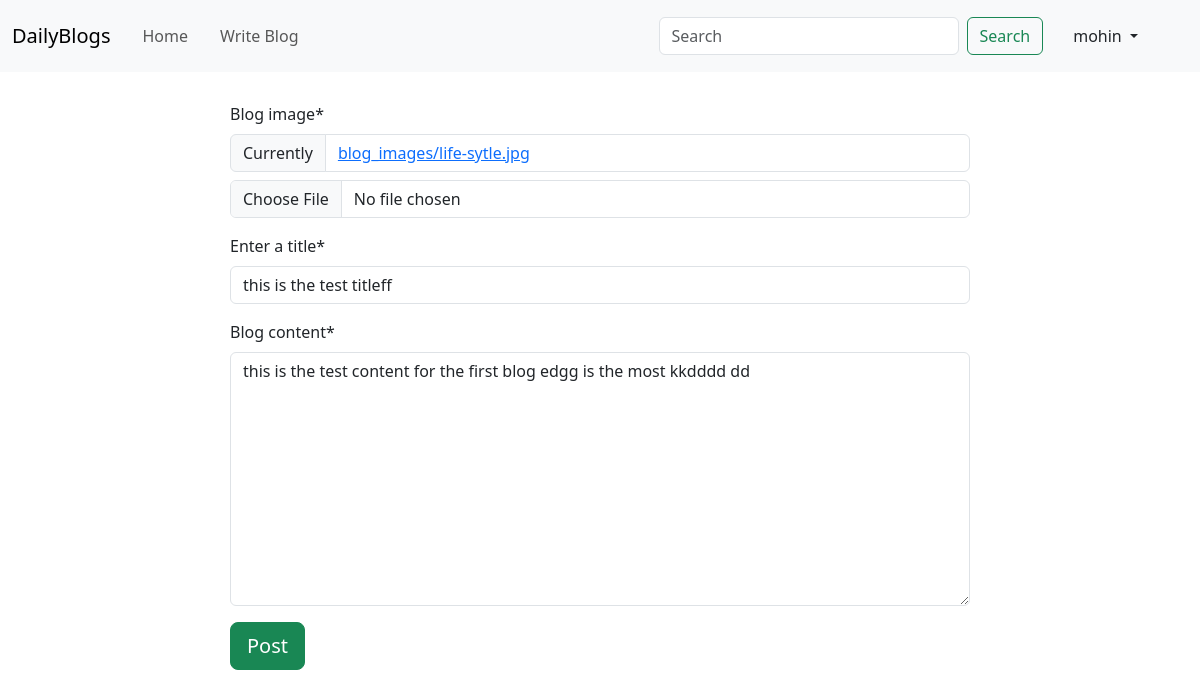
Page /blog/update-blog/1 (signed in) on the committed database.
### blogApp/models.py (models this page shows, shortened)
class Blog(models.Model):
    author = models.ForeignKey(User, on_delete=models.CASCADE, related_name='post_author')
    blog_title = models.CharField(max_length=200, verbose_name='Enter a title')
    slug = models.SlugField(max_length=264, unique=True)
    blog_content = models.TextField()
    blog_image = models.ImageField(upload_to='blog_images/')
    publish_date = models.DateTimeField(auto_now_add=True)
    update_date = models.DateTimeField(auto_now=True)
    class Meta:
        ordering = ['-update_date']

### blogApp/views.py (the view, shortened to what this page needs)
# urls.py: path('update-blog/<int:pk>', views.UpdateBlog.as_view(), name='update-blog'),
class UpdateBlog(UpdateView):
    model = Blog
    fields = ['blog_image', 'blog_title', 'blog_content']
    template_name = 'blogApp/write_blog.html'

### templates/blogApp/write_blog.html (shortened to what this page needs)
{% extends 'base.html' %}
{% load static %}
{% load crispy_forms_tags %}
{% block main_block %}
    <div class="container col-8" style="padding: 30px">
        <form method="POST" enctype="multipart/form-data">
            {{ form|crispy }}
            <button type="submit" class="btn btn-success btn-lg">Post</button>
        </form>
    </div>
{% endblock %}

### templates/base.html (shortened to what this page needs)
<!DOCTYPE html>
<html lang="en">
<head>
    <link href="https://cdn.jsdelivr.net/npm/bootstrap@5.3.2/dist/css/bootstrap.min.css" rel="stylesheet"
>
</head>
<body>
<div class="navbar-expand-lg">
    <nav class="navbar navbar-expand-lg bg-body-tertiary">
        <div class="container-fluid">
            <a class="navbar-brand" href="/">DailyBlogs</a>
            <div class="collapse navbar-collapse" id="navbarSupportedContent">
                <ul class="navbar-nav me-auto mb-2 mb-lg-0">
                    <li class="nav-link">
                        <a class="nav-link " aria-current="page" href="/">Home</a>
                    </li>
                    <li class="nav-link">
                        <a class="nav-link " aria-current="page" href="{% url 'blog_app:create-blog' %}">Write Blog</a>
                    </li>
                </ul>
                <form class="d-flex" role="search" method="GET" action="{% url 'blog_app:search-blog' %}">
                    <input class="form-control me-2" type="search" placeholder="Search" aria-label="Search"
                           name="q" id="q" style="width: 300px">
                    <button class="btn btn-outline-success" type="submit">Search</button>
                </form>
                {% if user.is_authenticated %}
                    <div class="dropdown" style="margin: 0 50px 0 30px">
                        <a class="nav-link dropdown-toggle" type="button" id="dropdownMenuButton1"
                           data-bs-toggle="dropdown" aria-expanded="false">
                            {{ user.username }}
                        </a>
                    </div>
                {% else %}
                    <a class="nav-link" href="{% url 'login_app:register' %} " style="margin:0 30px 0 50px">SignUp</a>
                    <a class="nav-link" href="{% url 'login_app:login' %}" style="margin:0 30px 0 0">login</a>
                {% endif %}
            </div>
        </div>
    </nav>
</div>
{% block main_block %}
{% endblock %}
</body>
</html>

### rows in the picture
Blog: blog_title "this is the test titleff", blog_content "this is the test content for the first blog edgg is the most kkdddd dd"

### other values in the picture
{{ user.username }} "mohin"
